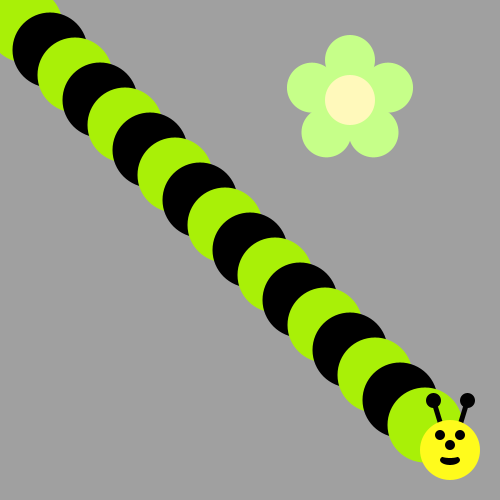
Frame 1 (no input)
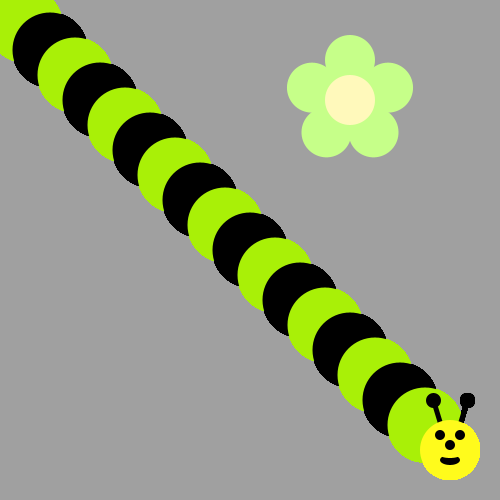
Frame 60 (the mouse pressed at the canvas centre just before this capture)
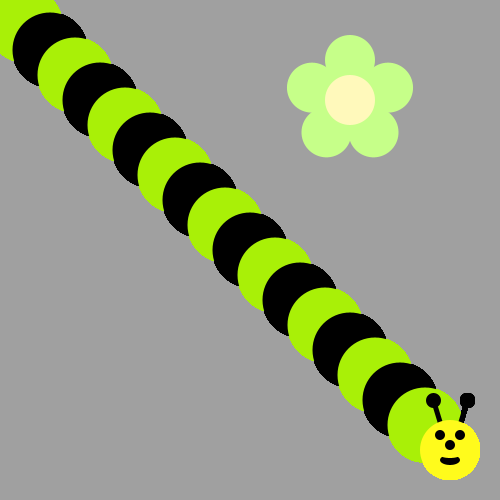
Frame 120 (the mouse held since frame 60 and released just before this capture)

The Processing sketch that drew these frames (run headless with seeded random() and noise(); from frame 60 on, the mouse is pressed at the canvas centre):

// Processing sketch: bumble_bee
// ── bumble_bee.pde

void setup() {
     ellipseMode(CENTER);
     size(500, 500);
     background(160, 160, 160);
     drawFlower(350, 100);
}

void draw() {
 int x = 0;
 int y = 0;
// First run the program and you should see a flower.  
for (int i = 0; i < 18; i ++){
  if (i % 2 == 0){
   fill (0, 0, 0);
  }
  else {
   fill(#A9F007); 
  }
  ellipse (x, y, 75, 75);
  x += 25;
  y += 25;
}
/* Then, use a loop to make a body for the Bee! 
(see the image on the recipe, it's a diagonal line of circles)
Use modulo to make the colors alternate between yellow and black
*/



/*
Now put his head on using drawBeeFace(x,y)
*/
drawBeeFace (450, 450);
}

/**************   Use these methods but  DON'T CHANGE THE CODE BELOW  **************/

void drawFlower(int x, int y) {
     noStroke();
     translate(x, y);
     // draw 5 petals, rotating after each one
     fill(#c6ff89);      // green
      for (int i = 0; i < 5; i++) {
           ellipse(0, -40, 50, 50);
          rotate(radians(72));
     }
     fill(#fff9bb); // light yellow
     ellipse(0, 0, 50, 50);
} 
void drawBeeFace(int BeeFaceX, int BeeFaceY) {
     noStroke();
     fill(0, 0, 0);
     stroke(1);
     strokeWeight(5);
     line(BeeFaceX-10, BeeFaceY-27, BeeFaceX-17, BeeFaceY-50);
     line(BeeFaceX+10, BeeFaceY-27, BeeFaceX+17, BeeFaceY-50);
     ellipse(BeeFaceX-17, BeeFaceY-50, 10, 10);
     ellipse(BeeFaceX+17, BeeFaceY-50, 10, 10);
     noStroke();
     fill(255, 251, 28);
     ellipse(BeeFaceX, BeeFaceY, 60, 60); // face
     fill(255, 237, 209);
     fill(0,0,0);
      ellipse(BeeFaceX-10, BeeFaceY-15, 10, 10); // eyes
     ellipse(BeeFaceX+10, BeeFaceY-15, 10, 10);
      ellipse(BeeFaceX, BeeFaceY-5, 10, 10); // nose
      ellipse(BeeFaceX, BeeFaceY+10, 20, 10);// mouth
     fill(255, 251, 28);
     ellipse(BeeFaceX, BeeFaceY+5, 20, 6);
}
